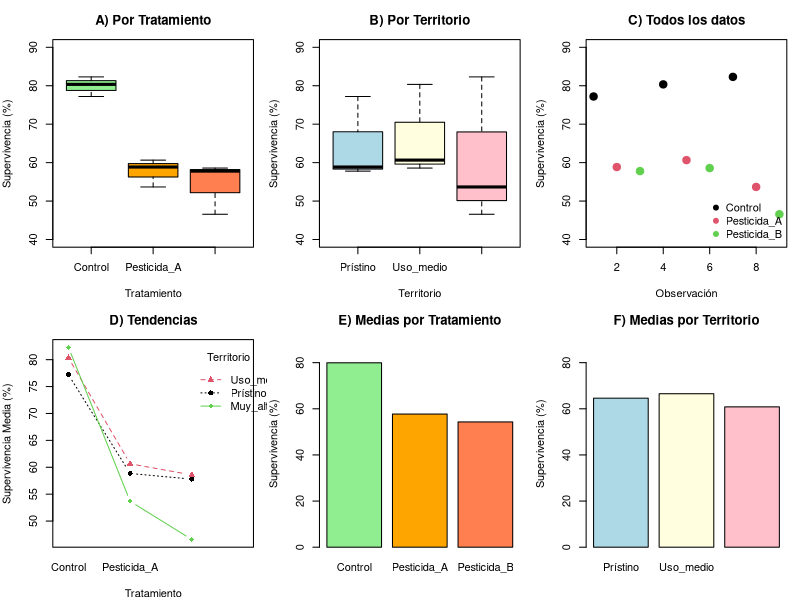

Generate this figure with R:
## ---- chunk 1
#| label: ejecutar-todo
#| include: false

## ---- chunk 2
#| label: cargar-datos
#| echo: true

# datos
datos_experimento <- data.frame(
  Tratamiento = c("Control", "Pesticida_A", "Pesticida_B", 
                  "Control", "Pesticida_A", "Pesticida_B",
                  "Control", "Pesticida_A", "Pesticida_B"),
  
  Territorio = c("Prístino", "Prístino", "Prístino",
                 "Uso_medio", "Uso_medio", "Uso_medio",
                 "Muy_alterado", "Muy_alterado", "Muy_alterado"),
  
  Supervivencia = c(77.20, 58.85, 57.79,   # Prístino
                    80.35, 60.65, 58.58,   # Uso medio
                    82.30, 53.67, 46.57)   # Muy alterado
)

# Convertir a factores 
datos_experimento$Tratamiento <- factor(datos_experimento$Tratamiento,
                                       levels = c("Control", "Pesticida_A", "Pesticida_B"))

datos_experimento$Territorio <- factor(datos_experimento$Territorio,
                                      levels = c("Prístino", "Uso_medio", "Muy_alterado"))

# Mostrar  datos
cat("=== DATOS DEL EXPERIMENTO ===\n")
print(datos_experimento)

cat("\n=== RESUMEN ESTADÍSTICO ===\n")
summary(datos_experimento)

## ---- chunk 3
#| label: grafico-combinado
#| echo: true
#| fig-width: 10
#| fig-height: 6

# Configurar área de gráficos: 2 filas, 3 columnas
par(mfrow = c(2, 3), mar = c(4, 4, 3, 1))

# 1. Boxplot por tratamiento
boxplot(Supervivencia ~ Tratamiento, data = datos_experimento,
        col = c("lightgreen", "orange", "coral"),
        main = "A) Por Tratamiento",
        ylab = "Supervivencia (%)",
        ylim = c(40, 90))

# 2. Boxplot por territorio  
boxplot(Supervivencia ~ Territorio, data = datos_experimento,
        col = c("lightblue", "lightyellow", "pink"),
        main = "B) Por Territorio",
        ylab = "Supervivencia (%)",
        ylim = c(40, 90))

# 3. Diagrama de puntos coloreados
plot(1:9, datos_experimento$Supervivencia,
     pch = 19, cex = 1.5,
     col = as.numeric(datos_experimento$Tratamiento),
     xlab = "Observación", ylab = "Supervivencia (%)",
     main = "C) Todos los datos",
     ylim = c(40, 90))
legend("bottomright", legend = levels(datos_experimento$Tratamiento),
       col = 1:3, pch = 19, bty = "n")

# 4. Gráfico de interacción (tendencias)
interaction.plot(datos_experimento$Tratamiento, 
                 datos_experimento$Territorio,
                 datos_experimento$Supervivencia,
                 type = "b", col = 1:3, pch = 16:18,
                 xlab = "Tratamiento", 
                 ylab = "Supervivencia Media (%)",
                 trace.label = "Territorio",
                 main = "D) Tendencias")

# 5. Gráfico de barras por tratamiento
medias_trat <- tapply(datos_experimento$Supervivencia, 
                      datos_experimento$Tratamiento, mean)
barplot(medias_trat,
        col = c("lightgreen", "orange", "coral"),
        ylim = c(0, 90),
        main = "E) Medias por Tratamiento",
        ylab = "Supervivencia (%)")

# 6. Gráfico de barras por territorio
medias_terr <- tapply(datos_experimento$Supervivencia,
                      datos_experimento$Territorio, mean)
barplot(medias_terr,
        col = c("lightblue", "lightyellow", "pink"),
        ylim = c(0, 90),
        main = "F) Medias por Territorio",
        ylab = "Supervivencia (%)")




## ---- chunk 4
#| label: primer-anova
#| echo: true

# ANOVA de dos vías sin interacción
modelo_anova <- aov(Supervivencia ~ Tratamiento + Territorio, 
                    data = datos_experimento)

cat("=== ANOVA DE DOS VÍAS SIN INTERACCIÓN ===\n")
print(summary(modelo_anova))

# Inferncias
cat("\n=== INTERPRETACIÓN ===\n")
p_valor_trat <- summary(modelo_anova)[[1]]["Tratamiento", "Pr(>F)"]
p_valor_terr <- summary(modelo_anova)[[1]]["Territorio", "Pr(>F)"]

if(p_valor_trat < 0.05) {
  cat("1. El TRATAMIENTO tiene un efecto SIGNIFICATIVO (p =", 
      format(p_valor_trat, digits = 3), ")\n")
} else {
  cat("1. El TRATAMIENTO NO tiene efecto significativo\n")
}

if(p_valor_terr < 0.05) {
  cat("2. El TERRITORIO tiene un efecto SIGNIFICATIVO (p =", 
      format(p_valor_terr, digits = 3), ")\n")
} else {
  cat("2. El TERRITORIO NO tiene efecto significativo (p =", 
      format(p_valor_terr, digits = 3), ")\n")
}


## ---- chunk 5
#| label: comparaciones-simples
#| echo: true

cat("=== Tuckey para ver difernecias entre tratamientos ===\n\n")

# Diferencias en los tratamientos
tukey_result <- TukeyHSD(modelo_anova, "Tratamiento")
print(tukey_result)

# 2. Medias de cada tratamiento
medias <- aggregate(Supervivencia ~ Tratamiento, data = datos_experimento, mean)
cat("\nSupervivencia promedio:\n")
print(medias)

